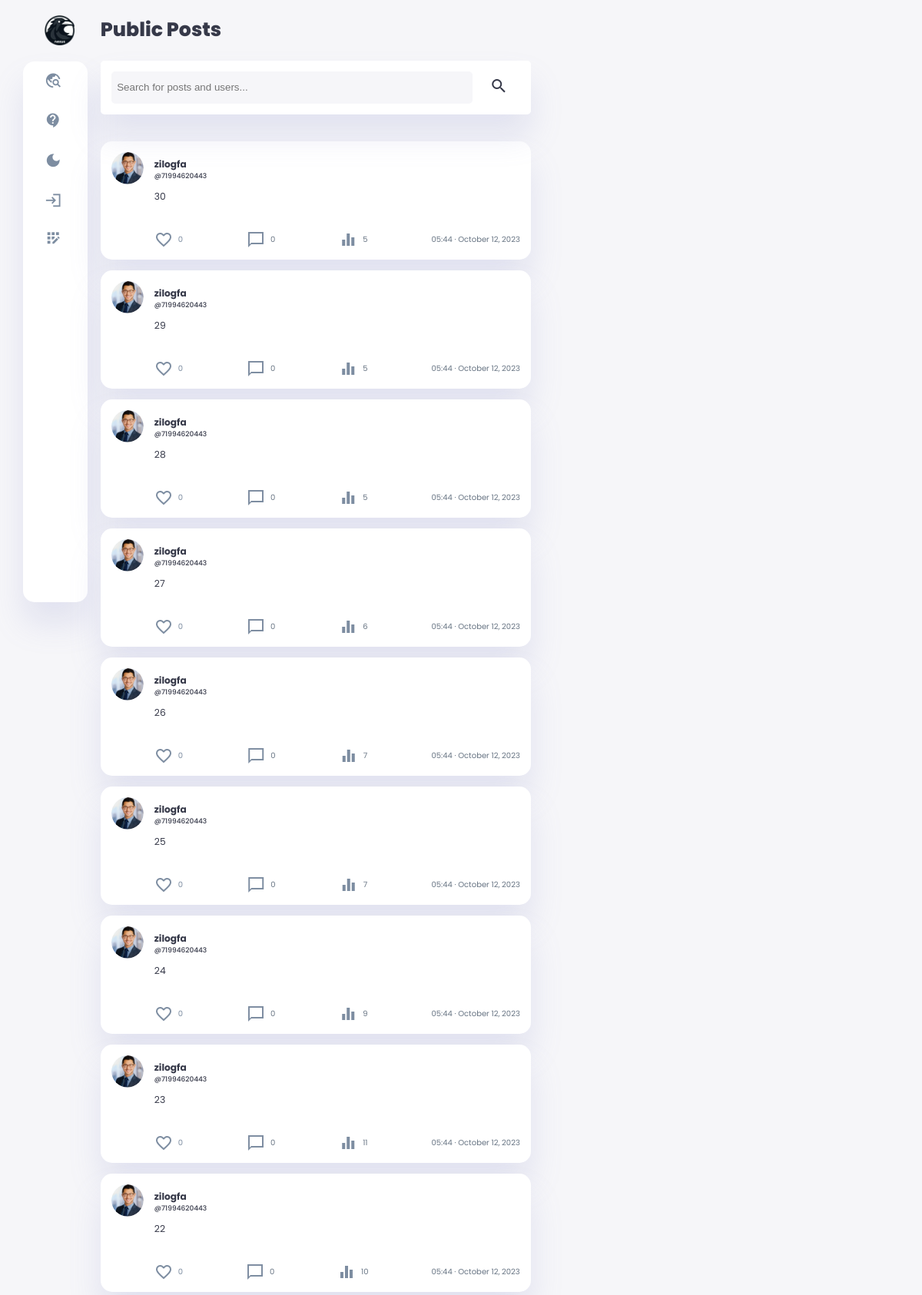
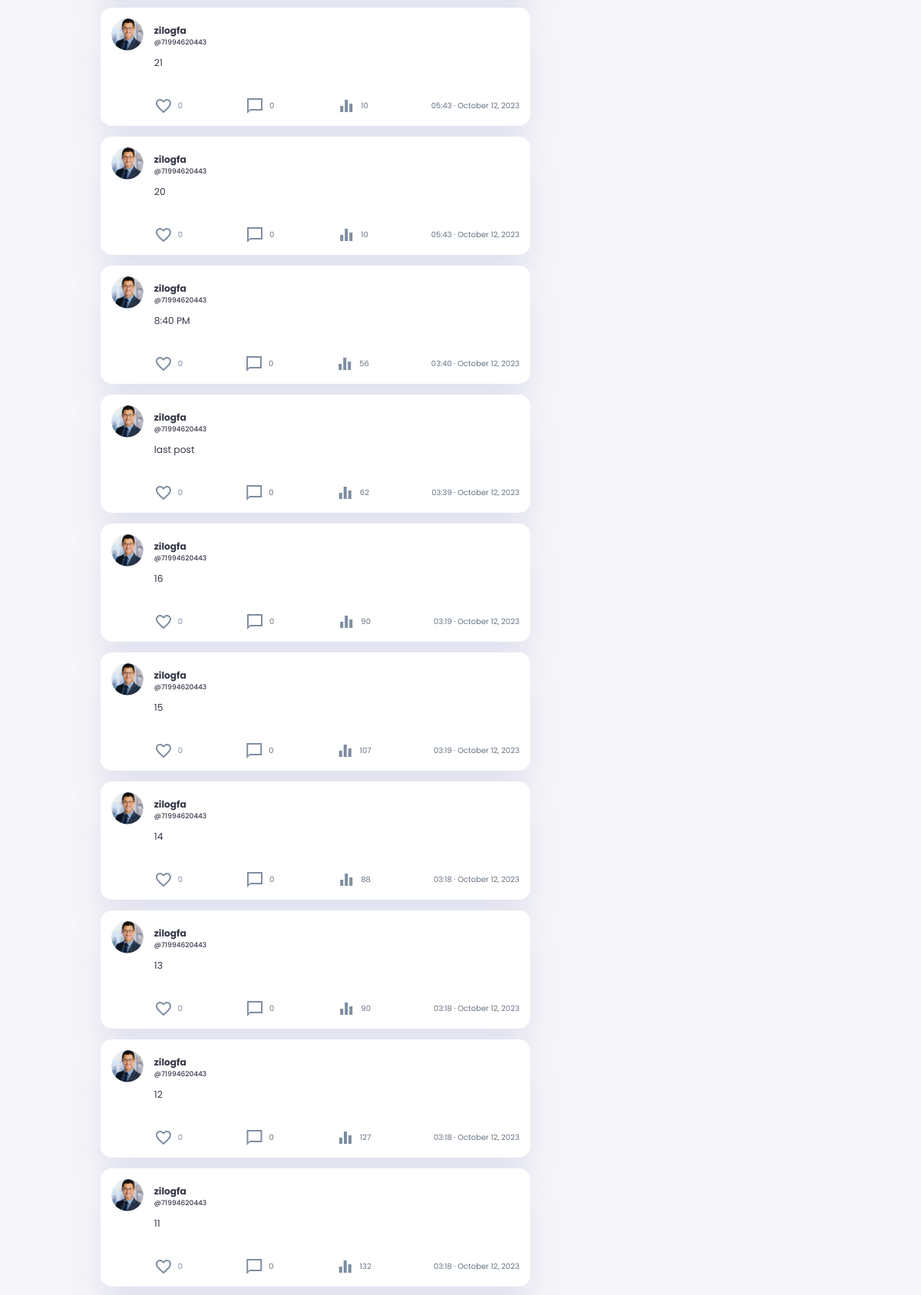
The page / (upper part) on the database its author committed (2 pictures, top to bottom).
### main.py (models this page shows, shortened)
    class Post(db.Model):  # user.posts.all()
        __tablename__ = 'post'
        id = db.Column(db.Integer, primary_key=True)
        user_id = db.Column(db.Integer, db.ForeignKey(
            'user.id'), nullable=False)
        body = db.Column(db.Text, nullable=False)
        post_picture = db.Column(db.String(200))
        likes = db.Column(db.Integer, default=0)
        created_at = db.Column(db.DateTime, default=datetime.utcnow)
        updated_at = db.Column(
            db.DateTime, default=datetime.utcnow, onupdate=datetime.utcnow)
        post_impressions = db.Column(db.Integer, default=0)
        user = relationship('User', back_populates='posts')
        comments = db.relationship(
            'Comment', back_populates='post', cascade="all, delete-orphan")

    class User(db.Model, UserMixin):
        __tablename__ = 'user'
        id = db.Column(db.Integer, primary_key=True)
        unique_id = db.Column(db.String(11), unique=True, nullable=False)
        username = db.Column(db.String(40), nullable=False, unique=False)
        email = db.Column(db.String(80), nullable=False, unique=True)
        password = db.Column(db.String(100), nullable=False)
        profile_picture = db.Column(db.String(80))
        header_picture = db.Column(db.String(80))
        bio = db.Column(db.Text, nullable=True)
        phone_number = db.Column(db.String(20), nullable=True)
        location = db.Column(db.String(30), nullable=True)
        birthday = db.Column(db.DateTime, nullable=True)
        bio_url = db.Column(db.String(255), nullable=True)
        profile_impressions = db.Column(db.Integer, default=0)
        created_at = db.Column(db.DateTime, default=datetime.utcnow)
        updated_at = db.Column(
            db.DateTime, default=datetime.utcnow, onupdate=datetime.utcnow)
        is_blocked = db.Column(db.Boolean, default=False)
        is_private = db.Column(db.Boolean, default=False)
        dark_theme = db.Column(db.Boolean, default=False)
        posts = relationship('Post', back_populates='user')
        comments = db.relationship('Comment', back_populates='user')
        liked_posts = db.relationship(
            'Post', secondary=likes, backref='likers')
        followed = db.relationship('User', secondary=followers,
                                   primaryjoin=(followers.c.follower_id == id),
                                   secondaryjoin=(
                                       followers.c.followed_id == id),
                                   backref=db.backref('followers', lazy='dynamic'), lazy='dynamic')

### main.py (the view)
    @app.route('/')
    def all():
        all_posts = Post.query.order_by(Post.created_at.desc()).all()
        for post in all_posts:
            post.body = process_post_body(post.body)
        return render_template('index.html', posts=all_posts, current_user=current_user, logged_in=current_user.is_authenticated)

### main.py (called while the page is built)
@app.before_request
def before_request():
    g.csrf_token = generate_csrf()  # from flask import g

def process_post_body(body):
    body = re.sub(
        r'(http[s]?://(?:[a-zA-Z]|[0-9]|[$-_@.&+]|[!*\\(\\),]|(?:%[0-9a-fA-F][0-9a-fA-F]))+)',
        r'<a href="\1" target="_blank" class="url-link">\1</a>', body
    )
    body = re.sub(
        r'#(\w+)', r'<a href="/search?query=\1" class="hashtag-link">#\1</a>', body)
    return body

### templates/index.html (shortened to what this page needs)
{% extends 'base.html' %}
{% block content %}
<h1>Public Posts</h1>
<div class="user-post mySearch">
    <form action="{{url_for('search')}}" method="GET" class="search-form">
        <input type="text" name="query" placeholder="  Search for posts and users...">
        <button type="submit"><span class="material-icons-sharp">search</span></button>
    </form>
</div>
{% if posts %}
{% for post in posts %}
<div class="user-post" data-post-id="{{ post.id }}">
    <div class="content">
        <div class="title">
            {% if post.user.profile_picture %}
            <img src="{{ url_for('static', filename='profile_pictures/' + post.user.profile_picture) }}">
            {% else %}
            <img src="{{ url_for('static', filename='images/blank-profile-pic.png') }}">
            {% endif %}
            <a href="{{ url_for('user_profile', user_id=post.user.id) }}">
            <h3>{{ post.user.username }}</h3>
            <p style="font-size: xx-small; font-weight: 500; color: var(--color-dark)">@{{ post.user.unique_id }}</p>
            </a>
        </div>
        <div class="post-body">
            <p class="p-body">{{ post.body|replace('\n', '<br>')|safe }}</p>
            <div class="comment-icon">
                <a href="#" class="like-button" data-post-id="{{ post.id }}" {% if current_user and post in current_user.liked_posts %}class="liked"{% endif %} onclick="likePost(event, this); return false;">
                    <span class="likes-wrapper">
                        {% if post.likes == 1 %}
                            <span class="heart-emoji red-heart"><span class="material-icons-sharp">
                                favorite
                            </span></span>
                        {% else %}
                            <span class="heart-emoji empty-heart"><span class="material-icons-sharp">
                            </span></span>
                        {% endif %}
                    <span class="likes-count">{{ post.likes }}</span>
                    </span>
                </a>
                <a href="{{ url_for('show_post', post_id=post.id) }}">
                    <span class="material-icons-sharp">
                    </span>
                    <p>{{ post.comments|length }} </p>
                </a>
                <a href="{{ url_for('show_post', post_id=post.id) }}">
                    <span class="material-icons-sharp">
                    </span>
                    <p class="impression-count">{{ post.post_impressions }} </p>
                </a>
                <a href="{{ url_for('show_post', post_id=post.id) }}">
                    <p>{{ post.created_at.strftime('%H:%M · %B %d, %Y') }} </p>
                </a>
            </div>
        </div>
    </div>
</div>
{% endfor %}
{% else %}
<div class="user-post">
<div class="content">
    <h3>No Posts</h3>
</div>
</div>
{% endif %}
{% endblock %}

### static/css/root.css (style rules this page uses)
:root { --color-primary: #6C9BCF; --color-danger: #FF0060; --color-success: #1B9C85; --color-warning: #F7D060; --color-white: #fff; --color-info-dark: #7d8da1; --color-dark: #363949; --color-light: rgba(132, 139, 200, 0.18); --color-dark-variant: #677483; --color-background: #f6f6f9; --card-border-radius: 2rem; --border-radius-1: 0.4rem; --border-radius-2: 1.2rem; --card-padding: 1.8rem; --padding-1: 1.2rem; --box-shadow: 0 2rem 3rem var(--color-light); --color-post: #5dbbff; --color-post-hover: #0095ff; }
* { margin: 0; padding: 0; outline: 0; appearance: 0; border: 0; text-decoration: none; box-sizing: border-box; }
html { font-size: 14px; }
body { width: 100vw; height: 100vh; font-family: 'Poppins', sans-serif; font-size: 0.88rem; user-select: none; overflow-x: hidden; color: var(--color-dark); background-color: var(--color-background); }
a { color: var(--color-dark); }
img { display: block; width: 100%; object-fit: cover; }
h1 { font-weight: 800; font-size: 1.8rem; }
h3 { font-weight: 500; font-size: 0.87rem; }
p { color: var(--color-dark-variant); }
.heart-emoji { font-size: 24px; transition: all 0.6s ease; animation: heart-nohover 0.1s forwards ease-out; }
.empty-heart { color:var(--color-info-dark); transition: all 0.6s ease }

### static/css/main.css (style rules this page uses)
main .user-post { display: flex; flex-direction: column; justify-content: space-between; background-color: var(--color-white); box-shadow: var(--box-shadow); border-radius: 15px; min-height: 6vh; width: 46rem; position: relative; top: 1.5rem; transition: all 0.3s ease; margin-bottom: 1rem; }
.user-post { -webkit-user-select: none; user-select: none; }
.user-post { width: -moz-fit-content; width: fit-content; }
main .user-post .content { padding: 1rem; }
main .user-post .content .title { display: flex; flex-direction: row; gap: 1rem; position: relative; }
main .user-post .content .title img { width: 3rem; clip-path: circle(); border-radius: 50px; }
main .user-post .content .title h3 { margin-top: 0.5rem; font-weight: bolder; }
main .user-post .content .title p { font-size: xx-small; font-weight: 500; color: var(--color-dark) }
main .user-post .content .post-body { margin-top: 0.5rem; margin-left: 4rem; position: relative; align-items: center; }
main .user-post .content .post-body .p-body { inline-size: 98%; overflow-wrap: break-word; color: var(--color-dark); }
main .user-post .content .post-body .comment-icon { display: flex; flex-direction: row; justify-content: space-between; margin-top: 2.5rem; }
main .user-post .content .post-body .comment-icon a { color: var(--color-info-dark); display: flex; position: relative; align-items: center; gap: 0.5rem; font-size: x-small; }
main .user-post .content .post-body .comment-icon a span { display: flex; flex-direction: row; align-items: center; gap: 0.5rem; }

### static/css/search.css (style rules this page uses)
main .search-form { padding: 1rem; display: flex; flex-direction: row; width: 100%; gap: 0.5rem; }
main .search-form input { background-color: var(--color-background); color: var(--color-dark); height: 3rem; border-radius: 5px; width: 90%; }
main .search-form button { background-color: transparent; width: 4rem; color: var(--color-dark); font-weight: bold; border-radius: 50px; transition: all 0.3s ease }
main .mySearch { margin-top: 1.5rem; position: -webkit-sticky; position: sticky; top: 0; z-index: 1000; border-radius: 5px; }
main .mySearch { display: none; }

### static/css/tablet.css (style rules this page uses)
@media screen and (max-width: 1200px) { main .mySearch { display: block; } }
@media screen and (max-width: 1200px) { main .user-post { max-width: 40rem; } }

### rows shown on the page
Post: profile_picture (picture), user.username "zilogfa", user.unique_id "71994620443", body "30", likes "0", comments|length "0", post_impressions "5", created_at "05:44 · October 12, 2023"
Post: profile_picture (picture), user.username "zilogfa", user.unique_id "71994620443", body "29", likes "0", comments|length "0", post_impressions "5", created_at "05:44 · October 12, 2023"
Post: profile_picture (picture), user.username "zilogfa", user.unique_id "71994620443", body "28", likes "0", comments|length "0", post_impressions "5", created_at "05:44 · October 12, 2023"
Post: profile_picture (picture), user.username "zilogfa", user.unique_id "71994620443", body "27", likes "0", comments|length "0", post_impressions "6", created_at "05:44 · October 12, 2023"
Post: profile_picture (picture), user.username "zilogfa", user.unique_id "71994620443", body "26", likes "0", comments|length "0", post_impressions "7", created_at "05:44 · October 12, 2023"
Post: profile_picture (picture), user.username "zilogfa", user.unique_id "71994620443", body "25", likes "0", comments|length "0", post_impressions "7", created_at "05:44 · October 12, 2023"
Post: profile_picture (picture), user.username "zilogfa", user.unique_id "71994620443", body "24", likes "0", comments|length "0", post_impressions "9", created_at "05:44 · October 12, 2023"
Post: profile_picture (picture), user.username "zilogfa", user.unique_id "71994620443", body "23", likes "0", comments|length "0", post_impressions "11", created_at "05:44 · October 12, 2023"
Post: profile_picture (picture), user.username "zilogfa", user.unique_id "71994620443", body "22", likes "0", comments|length "0", post_impressions "10", created_at "05:44 · October 12, 2023"
Post: profile_picture (picture), user.username "zilogfa", user.unique_id "71994620443", body "21", likes "0", comments|length "0", post_impressions "10", created_at "05:43 · October 12, 2023"
Post: profile_picture (picture), user.username "zilogfa", user.unique_id "71994620443", body "20", likes "0", comments|length "0", post_impressions "10", created_at "05:43 · October 12, 2023"
Post: profile_picture (picture), user.username "zilogfa", user.unique_id "71994620443", body "8:40 PM", likes "0", comments|length "0", post_impressions "56", created_at "03:40 · October 12, 2023"
Post: profile_picture (picture), user.username "zilogfa", user.unique_id "71994620443", body "last post", likes "0", comments|length "0", post_impressions "62", created_at "03:39 · October 12, 2023"
Post: profile_picture (picture), user.username "zilogfa", user.unique_id "71994620443", body "16", likes "0", comments|length "0", post_impressions "90", created_at "03:19 · October 12, 2023"
Post: profile_picture (picture), user.username "zilogfa", user.unique_id "71994620443", body "15", likes "0", comments|length "0", post_impressions "107", created_at "03:19 · October 12, 2023"
Post: profile_picture (picture), user.username "zilogfa", user.unique_id "71994620443", body "14", likes "0", comments|length "0", post_impressions "88", created_at "03:18 · October 12, 2023"
Post: profile_picture (picture), user.username "zilogfa", user.unique_id "71994620443", body "13", likes "0", comments|length "0", post_impressions "90", created_at "03:18 · October 12, 2023"
Post: profile_picture (picture), user.username "zilogfa", user.unique_id "71994620443", body "12", likes "0", comments|length "0", post_impressions "127", created_at "03:18 · October 12, 2023"
Post: profile_picture (picture), user.username "zilogfa", user.unique_id "71994620443", body "11", likes "0", comments|length "0", post_impressions "132", created_at "03:18 · October 12, 2023"
